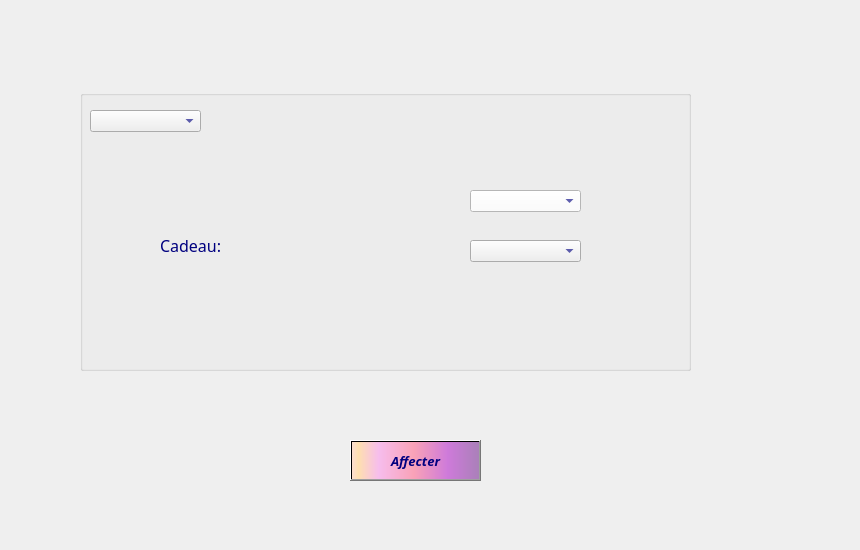
     <widget class="QWidget" name="tab_5">
      <attribute name="title">
       <string>Affecter cadeau</string>
      </attribute>
      <widget class="QLabel" name="label_5">
       <property name="geometry">
        <rect>
         <x>-50</x>
         <y>0</y>
         <width>851</width>
         <height>541</height>
        </rect>
       </property>
       <property name="text">
        <string/>
       </property>
       <property name="pixmap">
        <pixmap>../../../../../../../../../../images_projets/macarons-5148503_1920.jpg</pixmap>
       </property>
      </widget>
      <widget class="QGroupBox" name="groupBox_modifCl_5">
       <property name="geometry">
        <rect>
         <x>80</x>
         <y>90</y>
         <width>611</width>
         <height>281</height>
        </rect>
       </property>
       <property name="font">
        <font>
         <family>Lucida Calligraphy</family>
         <pointsize>14</pointsize>
         <weight>75</weight>
         <bold>true</bold>
        </font>
       </property>
       <property name="styleSheet">
        <string notr="true">color:rgb(0, 0, 127);
background-color: qconicalgradient(cx:0, cy:0, angle:135, stop:0 rgba(255, 170, 232, 69), stop:0.0753769 rgba(255, 170, 255, 69), stop:0.221106 rgba(255, 170, 255, 208), stop:0.351759 rgba(255, 192, 255, 0), stop:0.422111 rgba(255, 85, 255, 130), stop:0.437186 rgba(255, 170, 255, 145), stop:0.518717 rgba(255, 170, 255, 130), stop:0.527638 rgba(255, 170, 255, 69), stop:0.562814 rgba(255, 170, 255, 130), stop:1 rgba(255, 255, 0, 69));</string>
       </property>
       <property name="title">
        <string/>
       </property>
       <widget class="QComboBox" name="comboBox_Matclient_2">
        <property name="geometry">
         <rect>
          <x>10</x>
          <y>20</y>
          <width>111</width>
          <height>22</height>
         </rect>
        </property>
       </widget>
       <widget class="QLabel" name="label_cadeauCl_4">
        <property name="geometry">
         <rect>
          <x>80</x>
          <y>140</y>
          <width>171</width>
          <height>31</height>
         </rect>
        </property>
        <property name="font">
         <font>
          <family>Lucida Calligraphy</family>
          <pointsize>12</pointsize>
         </font>
        </property>
        <property name="styleSheet">
         <string notr="true">color: rgb(0, 0, 127);</string>
        </property>
        <property name="text">
         <string>Cadeau:</string>
        </property>
       </widget>
       <widget class="QComboBox" name="comboBox_affecCadeau_3">
        <property name="geometry">
         <rect>
          <x>390</x>
          <y>150</y>
          <width>111</width>
          <height>22</height>
         </rect>
        </property>
       </widget>
       <widget class="QLabel" name="label_14">
        <property name="geometry">
         <rect>
          <x>-4</x>
          <y>0</y>
          <width>621</width>
          <height>281</height>
         </rect>
        </property>
        <property name="text">
         <string/>
        </property>
       </widget>
       <widget class="QComboBox" name="comboBox_categorie_2">
        <property name="geometry">
         <rect>
          <x>390</x>
          <y>100</y>
          <width>111</width>
          <height>22</height>
         </rect>
        </property>
        <property name="styleSheet">
         <string notr="true">background-color: rgb(255, 255, 255);</string>
        </property>
       </widget>
       <zorder>label_14</zorder>
       <zorder>comboBox_Matclient_2</zorder>
       <zorder>label_cadeauCl_4</zorder>
       <zorder>comboBox_affecCadeau_3</zorder>
       <zorder>comboBox_categorie_2</zorder>
      </widget>
      <widget class="QPushButton" name="pushButton_modifCl_5">
       <property name="geometry">
        <rect>
         <x>350</x>
         <y>440</y>
         <width>131</width>
         <height>41</height>
        </rect>
       </property>
       <property name="font">
        <font>
         <family>Lucida Calligraphy</family>
         <pointsize>10</pointsize>
         <weight>75</weight>
         <italic>true</italic>
         <bold>true</bold>
         <underline>false</underline>
         <strikeout>false</strikeout>
        </font>
       </property>
       <property name="styleSheet">
        <string notr="true">background-color: qlineargradient(spread:pad, x1:1, y1:0, x2:1, y2:0, stop:0.919598 rgba(255, 0, 111, 255), stop:0.98 rgba(0, 0, 0, 255), stop:1 rgba(235, 148, 61, 255));
color: rgb(0, 0, 127);
background-color: qlineargradient(spread:pad, x1:0, y1:0, x2:1, y2:0, stop:0.0100503 rgba(252, 222, 204, 255), stop:0.0502513 rgba(254, 223, 175, 255), stop:0.211055 rgba(246, 189, 237, 255), stop:0.487437 rgba(249, 162, 183, 255), stop:0.753769 rgba(206, 122, 218, 255), stop:1 rgba(170, 128, 185, 255));</string>
       </property>
       <property name="text">
        <string>Affecter</string>
       </property>
       <property name="icon">
        <iconset>
         <normaloff>../../../../../../../../../../images_projets/images.jpg</normaloff>../../../../../../../../../../images_projets/images.jpg</iconset>
       </property>
       <property name="iconSize">
        <size>
         <width>30</width>
         <height>50</height>
        </size>
       </property>
       <property name="checkable">
        <bool>false</bool>
       </property>
       <property name="autoRepeatDelay">
        <number>303</number>
       </property>
      </widget>
     </widget>
